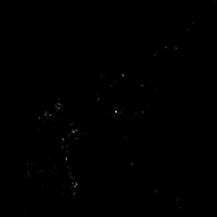
#> input picture assignment_1/result/part_3_corner_raw_lenna.png, 217 x 217 px, shrunk from 512 x 512 before the run, given in place of lenna.png, which was not available
$ python A1_image_filtering.py
#> lines starting #> are read from the running program, lines starting #| are printed output that depends on the picture; pictures that were not available may be replaced by others from this repository, and a replacement may not be noted
### assignment_1/about_images.py

import cv2
import time
import numpy as np
def show(img, name = "Temp Name"):
    cv2.imshow(f"{name}", (img).astype(np.uint8))
    cv2.waitKey()


def save(img, name):
    cv2.imwrite(f"./result/{name}.png",(img).astype(np.uint8))


def show_and_save(img, name):
    show(img, name)
    save(img, name)

# [5 lines left out: function show_and_save_mag, not called in this run]


def load_lenna():
    PATH_lenna = "./lenna.png"
    img_lenna = cv2.imread(PATH_lenna, cv2.IMREAD_GRAYSCALE)
#> img_lenna is the input picture: shape (217, 217); min 0, max 179, mean 0.3
    return img_lenna


def load_shape():
    PATH_shape = "./shapes.png"
    img_shape = cv2.imread(PATH_shape, cv2.IMREAD_GRAYSCALE)
    return img_shape

### assignment_1/A1_image_filtering.py
import cv2
import numpy as np
import math
import time
import os
from about_images import show_and_save, load_lenna, load_shape, show


def _padding(img, size):
    img_up = np.insert(img[0,:],0 ,[img[0,0]]*size[0][0])
    img_up = np.append(img_up, [img[0,-1]]*size[0][1])
    img_down = np.insert(img[-1,:],0, [img[-1,0]]*size[0][0])
    img_down = np.append(img_down, [img[-1,-1]]*size[0][1])

    img_left = img[:,0].reshape((img.shape[0],1))
    img_right = img[:,-1].reshape((img.shape[0],1))

    for left in range(size[1][0]):
        img = np.hstack((img_left, img))
    for right in range(size[1][1]):
        img = np.hstack((img, img_right))
    for up in range(size[0][0]):
        img = np.vstack((img_up, img))
    for down in range(size[0][1]):
        img = np.vstack((img, img_down))

    return img

def _padding_V(img, size):
    img_left = img[:,0].reshape((img.shape[0],1)).copy()
    img_right = img[:,-1].reshape((img.shape[0],1)).copy()

    for left in range(size):
        img = np.hstack((img_left, img))
    for right in range(size):
        img = np.hstack((img, img_right))

    return img

def _padding_H(img, size):
    img_up = img[0,:].copy()
    img_down = img[-1,:].copy()

    for up in range(size):
        img = np.vstack((img_up, img))
    for down in range(size):
        img = np.vstack((img, img_down))

    return img


def cross_correlation_1d(img, kernel):
    filter_size = kernel.shape[0]
    output = np.zeros(img.shape)
    vertical = False

    if kernel.ndim ==1:
        vertical = True
        padded_img = _padding_V(img, filter_size//2)
    else:
        kernel = np.squeeze(kernel)
        padded_img = _padding_H(img, filter_size//2)

    for i in range(0, output.shape[0]):
        for j in range(0, output.shape[1]):

            if vertical:
                width_range = (j, j + filter_size)
                this_conv = padded_img[i, width_range[0]:width_range[1]]
                out = (this_conv*kernel).sum()
            else:

                hight_range = (i, i + filter_size)
                this_conv = padded_img[hight_range[0]:hight_range[1], j]
                out = (this_conv*kernel).sum()
            output[i,j] = out

    return output

def cross_correlation_2d(img, kernel):
    filter_size = kernel.shape[0]
    output = np.zeros(img.shape)
    padded_img = _padding(img, ((filter_size//2, filter_size//2), (filter_size//2, filter_size//2)))

    for i in range(0, output.shape[0]):
        for j in range(0, output.shape[1]):
            width_range = (i, i + filter_size)
            hight_range = (j, j + filter_size)

            this_conv = padded_img[width_range[0]:width_range[1],hight_range[0]:hight_range[1]]
            out = (np.multiply(this_conv, kernel)).sum()
            output[i, j] = out
    return output

def _gaussian(x, y, sigma):
    inside_exp = -((x**2 + y**2)/(2*(sigma**2)))
    return 1/(2 * math.pi * sigma**2) * math.exp(inside_exp)

def get_gaussian_filter_1d(size, sigma):
    #size must be odd number
    output = np.ones(size)
    for i in range(size):
        in_g = i - size//2
        output[i] = _gaussian(in_g, 0, sigma)
    return output/output.sum()

def get_gaussian_filter_2d(size, sigma):
    #size must be odd number
    output = np.ones([size, size])
    for i in range(size):
        for j in range(size):
            x_i = i - size//2
            y_j = j - size//2
            output[i][j] = _gaussian(x_i, y_j, sigma)
    return output/output.sum()

def make_9images(img, file_name):
    #9개짜리 이미지 만들기
    output = None
    for sig in [1, 6, 11]:
        prev = None
        for siz in [5, 11, 17]:
            kernel_2d = get_gaussian_filter_2d(siz, sig)
            filtered_img = cross_correlation_2d(img, kernel_2d).astype(np.uint8)
            filtered_img = cv2.putText(filtered_img, "{}x{} s = {}".format(siz, siz, sig) , (5,40), 0,1,(0, 0, 0),2)
            if str(type(prev)) == "<class 'NoneType'>":
                prev = filtered_img
            else:
                prev = np.vstack((prev,filtered_img))

        if str(type(output)) == "<class 'NoneType'>":
            output = prev
        else:
            output = np.hstack((output,prev))
    show_and_save(output, f"part_1_gaussian_filtered_{file_name}")

if __name__ == "__main__":

    os.makedirs("./result", exist_ok= True)


    #가우시안 커널 구현후 프린트
    size = 5; sigma = 1
    kernel_1d = get_gaussian_filter_1d(size, sigma)
    print("1D Gaussian Kernel")
    print(kernel_1d)
    kernel_2d = get_gaussian_filter_2d(size, sigma)
    print("2D Gaussian Kernel")
    print(kernel_2d)


    # Lenna에 대한 코드
    #9개의 이미지를 보여주고 저장하는 코드
    img_lenna = load_lenna()
    make_9images(img_lenna, "lenna")
#> after the loop in make_9images, `for sig in [1, 6, 11]:`:
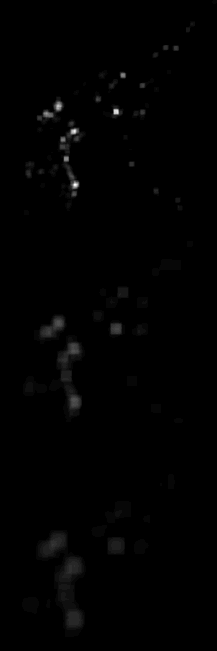
#> prev: shape (651, 217); min 0, max 32, mean 0.2; drawn with min black and max white

    # 사이즈17, 시그마6 짜리의 필터를 적용하여 difference map과 걸린 시간, absolute diffenece를 출력합니다.
    size = 17; sigma = 6
    print("\npart1_gaussian_filtered_lenna.png")
    kernel_1d = get_gaussian_filter_1d(size, sigma)
    time_g1d = time.time()
    filtered_img_using1d = cross_correlation_1d(img_lenna, kernel_1d)
#> in _padding_V, `img_left = img[:,0].reshape((img.shape[0],1)).copy()`: img_left = 217 values, max 1 at index 176, min 0 at index 0, mean 0.00461
#> in _padding_V, `img_right = img[:,-1].reshape((img.shape[0],1)).copy()`: img_right = 217 values from 0 to 0
    filtered_img_using1d = cross_correlation_1d(filtered_img_using1d, kernel_1d.reshape((size, 1)))
#> in cross_correlation_1d (call 2), `kernel = np.squeeze(kernel)`: kernel = 17 values, max 0.0788 at index 8, min 0.0324 at index 0, mean 0.0588
#> in _padding_H, `img_up = img[0,:].copy()`: img_up = 217 values, max 0.158 at index 215, min 0 at index 0, mean 0.00569
#> in _padding_H, `img_down = img[-1,:].copy()`: img_down = 217 values, max 0.0788 at index 57, min 0 at index 0, mean 0.00461
#> after the loop in cross_correlation_1d (call 2), `for i in range(0, output.shape[0]):`:
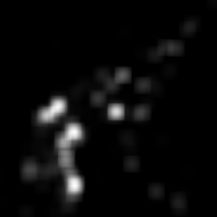
#> output: shape (217, 217) float64; min 0, max 7.41, mean 0.307; drawn with min black and max white
    time_elap_1d = (time.time() - time_g1d)

    kernel_2d = get_gaussian_filter_2d(size, sigma)
    time_g2d = time.time()
    filtered_img_using2d = cross_correlation_2d(img_lenna, kernel_2d)
    time_elap_2d = (time.time() - time_g2d)
    print("{}x{} s={}\n1d를 사용하여 걸린시간 : {}\n2d를 사용하여 걸린시간 : {}".format(size, size, sigma, time_elap_1d, time_elap_2d))
    Difference_Map = filtered_img_using1d-filtered_img_using2d
    print("Absolute Difference of lenna : {}".format(np.absolute(Difference_Map).sum()))
#| Absolute Difference of lenna : 1.3731223189733521e-12
    show(Difference_Map, "Difference Map of lenna")


    # shape에 대한 코드입니다.
    img_shape = load_shape()
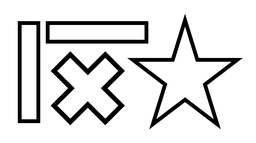
#> input picture assignment_1/shapes.png, 256 x 143 px, shrunk from 604 x 338 before the run
#> in load_shape, img_shape is the input picture: shape (143, 256); min 0, max 255, mean 222.3
    make_9images(img_shape, "shapes")
#> call 2 of make_9images, with file_name = 'shapes'
#> the loop in make_9images (call 2), `for sig in [1, 6, 11]:` made 3 passes
#> pass 1, in cross_correlation_2d (call 13), `padded_img = _padding(img, ((filter_size//2, filter_size//2), (filter_..`:
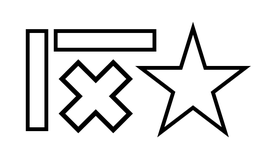
#> padded_img: shape (159, 272); min 0, max 255, mean 227.3
#> after the loop in make_9images (call 2), `for sig in [1, 6, 11]:`:
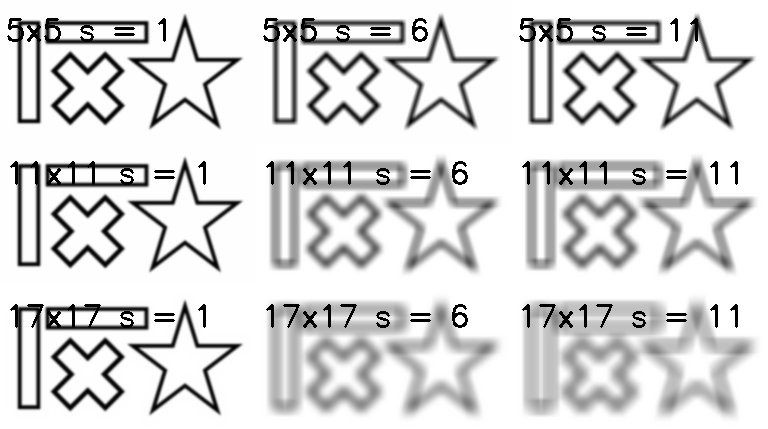
#> output: shape (429, 768); min 0, max 255, mean 216.9
#> after the loop in make_9images (call 2), `for sig in [1, 6, 11]:`:
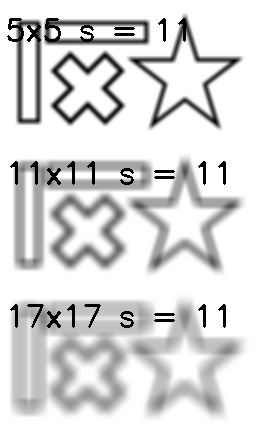
#> prev: shape (429, 256); min 0, max 255, mean 217

    size = 17; sigma = 6
    print("\npart_1_gaussian_filtered_shapes.png")
    kernel_1d = get_gaussian_filter_1d(size, sigma)
    time_g1d = time.time()
    filtered_img_using1d = cross_correlation_1d(img_shape, kernel_1d)
#> call 2 of _padding_V, with size = 8
#> in _padding_V (call 2), `img_left = img[:,0].reshape((img.shape[0],1)).copy()`: img_left = 143 values from 255 to 255
#> after the loop in _padding_V (call 2), `for right in range(size):`:
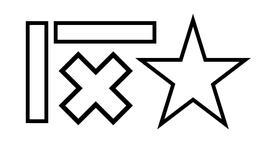
#> img: shape (143, 272); min 0, max 255, mean 224.2
    filtered_img_using1d = cross_correlation_1d(filtered_img_using1d, kernel_1d.reshape((size, 1)))
    time_elap_1d = (time.time() - time_g1d)

    kernel_2d = get_gaussian_filter_2d(size, sigma)
    time_g2d = time.time()
    filtered_img_using2d = cross_correlation_2d(img_shape, kernel_2d)
    time_elap_2d = (time.time() - time_g2d)
    print("{}x{} s={}\n1d를 사용하여 걸린시간 : {}\n2d를 사용하여 걸린시간 : {}".format(size, size, sigma, time_elap_1d, time_elap_2d))

    Difference_Map = filtered_img_using1d-filtered_img_using2d
    print("Absolute Difference of shapes : {}".format(np.absolute(Difference_Map).sum()))
#| Absolute Difference of shapes : 7.3444539339107e-10
    show(Difference_Map, "Difference Map of shapes")
